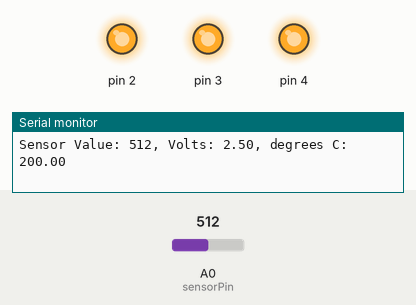
Bench run of a sketch on a simulated Arduino Uno, built with avr-gcc and run on an emulated ATmega328P. Parts: output pins drawn as LEDs (lit = HIGH), the last lines printed to the serial monitor. The inputs (shaded band) are chosen by the test bench; at power-on: A0 (sensorPin) = 512.

Above: at 1.2 s.
1.3 s: A0 (sensorPin) set to 175
4.3 s: A0 (sensorPin) set to 165
At 4.8 s:
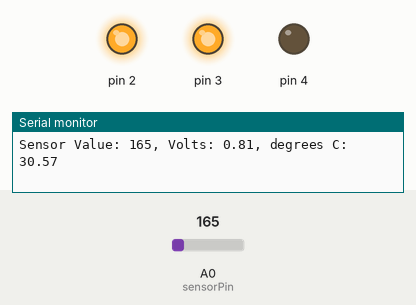
5.8 s: A0 (sensorPin) set to 122
At 6.2 s:
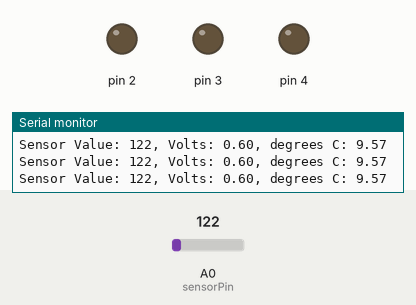
7.3 s: A0 (sensorPin) set to 1023
At 7.8 s:
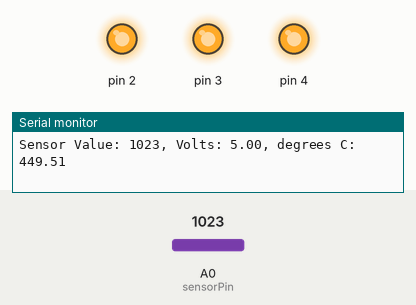
8.8 s: A0 (sensorPin) set to 0
At 9.4 s:
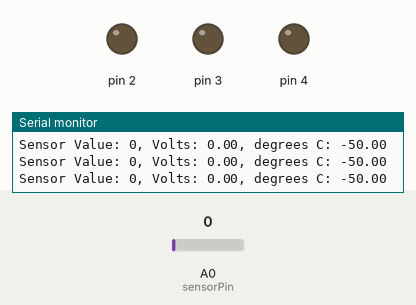
Timing chart, 0 to 11.3 s (numbered marks = the images above; inputs shaded):
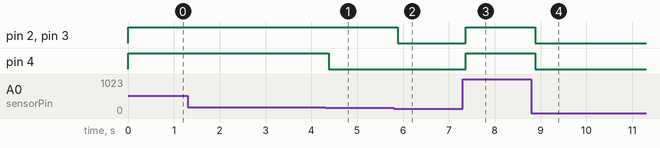

Measured:
- the behaviour switches between 166 and 165 on A0 (sensorPin) (found by bisection; images 0 and 1)
- after the input at 4.3 s, pin 4: HIGH → LOW after 0.08 s
- after the input at 5.8 s, pin 2, pin 3: HIGH → LOW after 0.09 s
- after the input at 7.3 s, pin 2–4: LOW → HIGH after 0.07 s
- after the input at 8.8 s, pin 2–4: HIGH → LOW after 0.08 s

The sketch:

tempsense.ino
```cpp
const int sensorPin = A0;
// ambient temperature
// this can be adjusted to match the temperature of the room in Celsius
const float baselineTemp = 25.0;

void setup() {
  // open a serial port
  // this opens up a connection between the Arduino and the computer
  // 9600 is the speed at which the Arduino will communicate, 9600 bits per second
  Serial.begin(9600);
  // set pins 2 through 4 to output mode and initialize them to off
  for (int pinNumber = 2; pinNumber < 5; pinNumber++) {
    pinMode(pinNumber, OUTPUT);
    digitalWrite(pinNumber, LOW);
  }
}

void loop() {
  // read the voltage of the sensor
  // value can be between 0 to 1023
  int sensorVal = analogRead(sensorPin);
  // do some maths to convert the sensor value to a voltage
  float voltage = (sensorVal / 1024.0) * 5.0;
  // do more maths to convert the voltage to a temperature in Celsius
  float temperature = (voltage - .5) * 100;
  Serial.print("Sensor Value: ");
  Serial.print(sensorVal);
  Serial.print(", Volts: ");
  Serial.print(voltage);
  Serial.print(", degrees C: ");
  Serial.println(temperature);

  // for every two degree increment from the baseline temperature
  // turn one additional LED on
  if (temperature < baselineTemp) {
    digitalWrite(2, LOW);
    digitalWrite(3, LOW);
    digitalWrite(4, LOW);
  } else if (temperature >= baselineTemp + 2 && temperature < baselineTemp + 4) {
    digitalWrite(2, HIGH);
    digitalWrite(3, LOW);
    digitalWrite(4, LOW);
  } else if (temperature >= baselineTemp + 4 && temperature < baselineTemp + 6) {
    digitalWrite(2, HIGH);
    digitalWrite(3, HIGH);
    digitalWrite(4, LOW);
  } else if (temperature >= baselineTemp + 6) {
    digitalWrite(2, HIGH);
    digitalWrite(3, HIGH);
    digitalWrite(4, HIGH);
  }
  // wait one second to prevent LED's from turning on too quickly
  delay(1);
}
```
